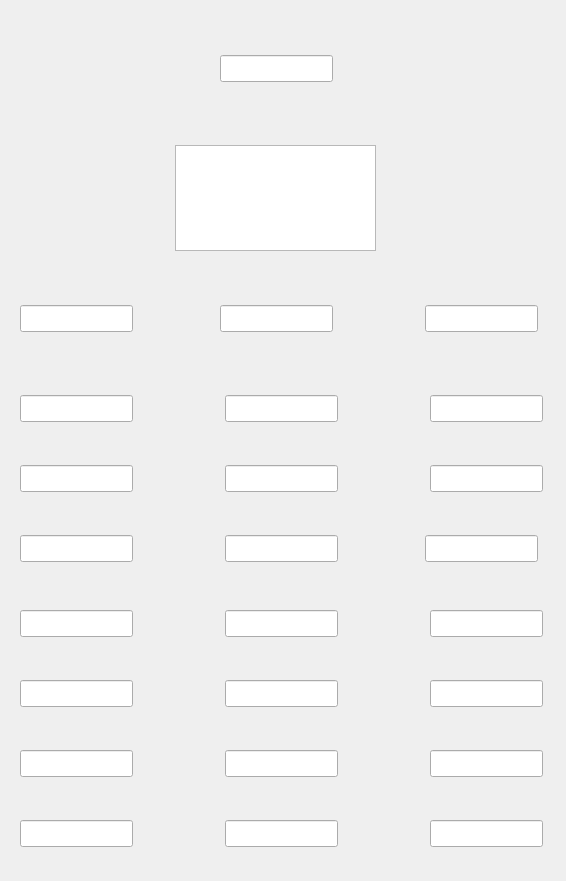
           <widget class="QWidget" name="inputPhaseWidget" native="true">
            <property name="geometry">
             <rect>
              <x>890</x>
              <y>480</y>
              <width>566</width>
              <height>881</height>
             </rect>
            </property>
            <widget class="QWidget" name="inputPhase_InputPillarWidget" native="true">
             <property name="geometry">
              <rect>
               <x>0</x>
               <y>275</y>
               <width>150</width>
               <height>600</height>
              </rect>
             </property>
             <property name="sizePolicy">
              <sizepolicy hsizetype="Fixed" vsizetype="Fixed">
               <horstretch>0</horstretch>
               <verstretch>0</verstretch>
              </sizepolicy>
             </property>
             <widget class="QLineEdit" name="inputPhase_InputPillarModLE">
              <property name="geometry">
               <rect>
                <x>20</x>
                <y>30</y>
                <width>113</width>
                <height>27</height>
               </rect>
              </property>
             </widget>
             <widget class="QLineEdit" name="inputPhase_InputPillarEle_1">
              <property name="geometry">
               <rect>
                <x>20</x>
                <y>120</y>
                <width>113</width>
                <height>27</height>
               </rect>
              </property>
             </widget>
             <widget class="QLineEdit" name="inputPhase_InputPillarEle_2">
              <property name="geometry">
               <rect>
                <x>20</x>
                <y>190</y>
                <width>113</width>
                <height>27</height>
               </rect>
              </property>
             </widget>
             <widget class="QLineEdit" name="inputPhase_InputPillarEle_3">
              <property name="geometry">
               <rect>
                <x>20</x>
                <y>260</y>
                <width>113</width>
                <height>27</height>
               </rect>
              </property>
             </widget>
             <widget class="QLineEdit" name="inputPhase_InputPillarEle_4">
              <property name="geometry">
               <rect>
                <x>20</x>
                <y>335</y>
                <width>113</width>
                <height>27</height>
               </rect>
              </property>
             </widget>
             <widget class="QLineEdit" name="inputPhase_InputPillarEle_5">
              <property name="geometry">
               <rect>
                <x>20</x>
                <y>405</y>
                <width>113</width>
                <height>27</height>
               </rect>
              </property>
             </widget>
             <widget class="QLineEdit" name="inputPhase_InputPillarEle_6">
              <property name="geometry">
               <rect>
                <x>20</x>
                <y>475</y>
                <width>113</width>
                <height>27</height>
               </rect>
              </property>
             </widget>
             <widget class="QLineEdit" name="inputPhase_InputPillarEle_7">
              <property name="geometry">
               <rect>
                <x>20</x>
                <y>545</y>
                <width>113</width>
                <height>27</height>
               </rect>
              </property>
             </widget>
            </widget>
            <widget class="QWidget" name="inputPhase_IdentityPillarWidget" native="true">
             <property name="geometry">
              <rect>
               <x>200</x>
               <y>275</y>
               <width>150</width>
               <height>600</height>
              </rect>
             </property>
             <property name="sizePolicy">
              <sizepolicy hsizetype="Fixed" vsizetype="Fixed">
               <horstretch>0</horstretch>
               <verstretch>0</verstretch>
              </sizepolicy>
             </property>
             <widget class="QLineEdit" name="inputPhase_IdentityPillarModLE">
              <property name="geometry">
               <rect>
                <x>20</x>
                <y>30</y>
                <width>113</width>
                <height>27</height>
               </rect>
              </property>
             </widget>
             <widget class="QLineEdit" name="inputPhase_IdentityPillarEle_1">
              <property name="geometry">
               <rect>
                <x>25</x>
                <y>120</y>
                <width>113</width>
                <height>27</height>
               </rect>
              </property>
             </widget>
             <widget class="QLineEdit" name="inputPhase_IdentityPillarEle_2">
              <property name="geometry">
               <rect>
                <x>25</x>
                <y>190</y>
                <width>113</width>
                <height>27</height>
               </rect>
              </property>
             </widget>
             <widget class="QLineEdit" name="inputPhase_IdentityPillarEle_3">
              <property name="geometry">
               <rect>
                <x>25</x>
                <y>260</y>
                <width>113</width>
                <height>27</height>
               </rect>
              </property>
             </widget>
             <widget class="QLineEdit" name="inputPhase_IdentityPillarEle_4">
              <property name="geometry">
               <rect>
                <x>25</x>
                <y>335</y>
                <width>113</width>
                <height>27</height>
               </rect>
              </property>
             </widget>
             <widget class="QLineEdit" name="inputPhase_IdentityPillarEle_5">
              <property name="geometry">
               <rect>
                <x>25</x>
                <y>405</y>
                <width>113</width>
                <height>27</height>
               </rect>
              </property>
             </widget>
             <widget class="QLineEdit" name="inputPhase_IdentityPillarEle_6">
              <property name="geometry">
               <rect>
                <x>25</x>
                <y>475</y>
                <width>113</width>
                <height>27</height>
               </rect>
              </property>
             </widget>
             <widget class="QLineEdit" name="inputPhase_IdentityPillarEle_7">
              <property name="geometry">
               <rect>
                <x>25</x>
                <y>545</y>
                <width>113</width>
                <height>27</height>
               </rect>
              </property>
             </widget>
            </widget>
            <widget class="QWidget" name="inputPhase_InceptionPillarWidget" native="true">
             <property name="geometry">
              <rect>
               <x>400</x>
               <y>275</y>
               <width>150</width>
               <height>600</height>
              </rect>
             </property>
             <property name="sizePolicy">
              <sizepolicy hsizetype="Fixed" vsizetype="Fixed">
               <horstretch>0</horstretch>
               <verstretch>0</verstretch>
              </sizepolicy>
             </property>
             <widget class="QLineEdit" name="inputPhase_InceptionPillarModLE">
              <property name="geometry">
               <rect>
                <x>25</x>
                <y>30</y>
                <width>113</width>
                <height>27</height>
               </rect>
              </property>
             </widget>
             <widget class="QLineEdit" name="inputPhase_InceptionPillarEle_1">
              <property name="geometry">
               <rect>
                <x>30</x>
                <y>120</y>
                <width>113</width>
                <height>27</height>
               </rect>
              </property>
             </widget>
             <widget class="QLineEdit" name="inputPhase_InceptionPillarEle_2">
              <property name="geometry">
               <rect>
                <x>30</x>
                <y>190</y>
                <width>113</width>
                <height>27</height>
               </rect>
              </property>
             </widget>
             <widget class="QLineEdit" name="inputPhase_InceptionPillarEle_3">
              <property name="geometry">
               <rect>
                <x>25</x>
                <y>260</y>
                <width>113</width>
                <height>27</height>
               </rect>
              </property>
             </widget>
             <widget class="QLineEdit" name="inputPhase_InceptionPillarEle_4">
              <property name="geometry">
               <rect>
                <x>30</x>
                <y>335</y>
                <width>113</width>
                <height>27</height>
               </rect>
              </property>
             </widget>
             <widget class="QLineEdit" name="inputPhase_InceptionPillarEle_5">
              <property name="geometry">
               <rect>
                <x>30</x>
                <y>405</y>
                <width>113</width>
                <height>27</height>
               </rect>
              </property>
             </widget>
             <widget class="QLineEdit" name="inputPhase_InceptionPillarEle_6">
              <property name="geometry">
               <rect>
                <x>30</x>
                <y>475</y>
                <width>113</width>
                <height>27</height>
               </rect>
              </property>
             </widget>
             <widget class="QLineEdit" name="inputPhase_InceptionPillarEle_7">
              <property name="geometry">
               <rect>
                <x>30</x>
                <y>545</y>
                <width>113</width>
                <height>27</height>
               </rect>
              </property>
             </widget>
            </widget>
            <widget class="QLineEdit" name="inputPhaseTransformLE">
             <property name="geometry">
              <rect>
               <x>220</x>
               <y>55</y>
               <width>113</width>
               <height>27</height>
              </rect>
             </property>
            </widget>
            <widget class="QTextEdit" name="inputPhase_TransformSummaryTE">
             <property name="geometry">
              <rect>
               <x>175</x>
               <y>145</y>
               <width>201</width>
               <height>106</height>
              </rect>
             </property>
            </widget>
            <widget class="QLabel" name="inputPhase_UploadImageLabel">
             <property name="geometry">
              <rect>
               <x>10</x>
               <y>15</y>
               <width>150</width>
               <height>100</height>
              </rect>
             </property>
             <property name="text">
              <string/>
             </property>
            </widget>
           </widget>
